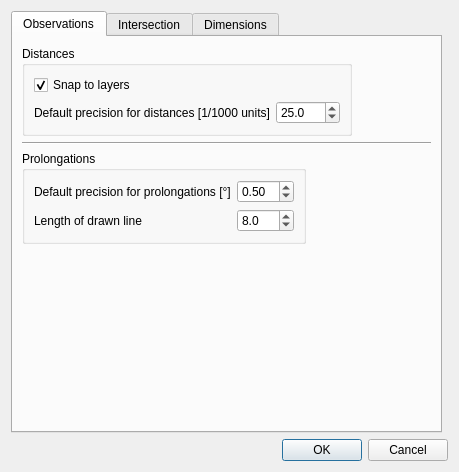
<?xml version="1.0" encoding="UTF-8"?>
<ui version="4.0">
 <class>Settings</class>
 <widget class="QDialog" name="Settings">
  <property name="geometry">
   <rect>
    <x>0</x>
    <y>0</y>
    <width>459</width>
    <height>472</height>
   </rect>
  </property>
  <property name="windowTitle">
   <string>IntersectIt :: settings</string>
  </property>
  <layout class="QGridLayout" name="gridLayout">
   <item row="6" column="0" colspan="2">
    <widget class="QDialogButtonBox" name="buttonBox">
     <property name="orientation">
      <enum>Qt::Horizontal</enum>
     </property>
     <property name="standardButtons">
      <set>QDialogButtonBox::Cancel|QDialogButtonBox::Ok</set>
     </property>
    </widget>
   </item>
   <item row="0" column="0">
    <widget class="QTabWidget" name="tabWidget">
     <property name="currentIndex">
      <number>0</number>
     </property>
     <widget class="QWidget" name="observationTab">
      <attribute name="title">
       <string>Observations</string>
      </attribute>
      <layout class="QFormLayout" name="formLayout_2">
       <item row="0" column="0">
        <widget class="QGroupBox" name="groupBox">
         <property name="title">
          <string>Distances</string>
         </property>
         <layout class="QGridLayout" name="gridLayout_7">
          <item row="0" column="0">
           <widget class="QCheckBox" name="obsSnapping">
            <property name="text">
             <string>Snap to layers</string>
            </property>
            <property name="checked">
             <bool>true</bool>
            </property>
           </widget>
          </item>
          <item row="1" column="0">
           <widget class="QLabel" name="label_3">
            <property name="text">
             <string>Default precision for distances [1/1000 units]</string>
            </property>
           </widget>
          </item>
          <item row="1" column="1">
           <widget class="QDoubleSpinBox" name="obsDefaultPrecisionDistance">
            <property name="decimals">
             <number>1</number>
            </property>
            <property name="maximum">
             <double>1000.000000000000000</double>
            </property>
            <property name="value">
             <double>25.000000000000000</double>
            </property>
           </widget>
          </item>
         </layout>
        </widget>
       </item>
       <item row="2" column="0">
        <widget class="QGroupBox" name="groupBox_3">
         <property name="title">
          <string>Prolongations</string>
         </property>
         <layout class="QGridLayout" name="gridLayout_8">
          <item row="0" column="0">
           <widget class="QLabel" name="label_4">
            <property name="enabled">
             <bool>true</bool>
            </property>
            <property name="text">
             <string>Default precision for prolongations [°]</string>
            </property>
           </widget>
          </item>
          <item row="0" column="1">
           <widget class="QDoubleSpinBox" name="obsDefaultPrecisionOrientation">
            <property name="enabled">
             <bool>true</bool>
            </property>
            <property name="maximum">
             <double>2.000000000000000</double>
            </property>
            <property name="singleStep">
             <double>0.100000000000000</double>
            </property>
            <property name="value">
             <double>0.500000000000000</double>
            </property>
           </widget>
          </item>
          <item row="1" column="0">
           <widget class="QLabel" name="label_8">
            <property name="text">
             <string>Length of drawn line</string>
            </property>
           </widget>
          </item>
          <item row="1" column="1">
           <widget class="QDoubleSpinBox" name="obsProlongationLength">
            <property name="decimals">
             <number>1</number>
            </property>
            <property name="value">
             <double>8.000000000000000</double>
            </property>
           </widget>
          </item>
         </layout>
        </widget>
       </item>
       <item row="1" column="0" colspan="2">
        <widget class="Line" name="line_2">
         <property name="minimumSize">
          <size>
           <width>30</width>
           <height>0</height>
          </size>
         </property>
         <property name="orientation">
          <enum>Qt::Horizontal</enum>
         </property>
        </widget>
       </item>
      </layout>
     </widget>
     <widget class="QWidget" name="intersectionTab">
      <attribute name="title">
       <string>Intersection</string>
      </attribute>
      <layout class="QGridLayout" name="gridLayout_4">
       <item row="0" column="0">
        <widget class="QGroupBox" name="selectGroup">
         <property name="title">
          <string>Selection of observations</string>
         </property>
         <layout class="QGridLayout" name="gridLayout_3">
          <item row="2" column="1">
           <widget class="QDoubleSpinBox" name="intersectRubberWidth">
            <property name="toolTip">
             <string extracomment="Width of the selected distance circles used for triangulation."/>
            </property>
            <property name="decimals">
             <number>1</number>
            </property>
            <property name="singleStep">
             <double>1.000000000000000</double>
            </property>
            <property name="value">
             <double>2.000000000000000</double>
            </property>
           </widget>
          </item>
          <item row="1" column="2">
           <widget class="QWidget" name="widget" native="true">
            <property name="sizePolicy">
             <sizepolicy hsizetype="Preferred" vsizetype="Preferred">
              <horstretch>0</horstretch>
              <verstretch>0</verstretch>
             </sizepolicy>
            </property>
            <layout class="QGridLayout" name="gridLayout_2">
             <property name="margin">
              <number>0</number>
             </property>
             <item row="2" column="0">
              <widget class="QRadioButton" name="pixels">
               <property name="text">
                <string>pixels</string>
               </property>
               <attribute name="buttonGroup">
                <string notr="true">intersecSelectUnits</string>
               </attribute>
              </widget>
             </item>
             <item row="1" column="0">
              <widget class="QRadioButton" name="map">
               <property name="text">
                <string>map units</string>
               </property>
               <property name="checked">
                <bool>true</bool>
               </property>
               <attribute name="buttonGroup">
                <string notr="true">intersecSelectUnits</string>
               </attribute>
              </widget>
             </item>
            </layout>
           </widget>
          </item>
          <item row="2" column="0">
           <widget class="QLabel" name="label_2">
            <property name="text">
             <string>highlighting</string>
            </property>
           </widget>
          </item>
          <item row="1" column="1">
           <widget class="QDoubleSpinBox" name="intersecSelectTolerance">
            <property name="singleStep">
             <double>0.100000000000000</double>
            </property>
            <property name="value">
             <double>0.300000000000000</double>
            </property>
           </widget>
          </item>
          <item row="1" column="0">
           <widget class="QLabel" name="label">
            <property name="text">
             <string>select observations within</string>
            </property>
           </widget>
          </item>
          <item row="2" column="2">
           <widget class="QLabel" name="intersectRubberColor">
            <property name="text">
             <string/>
            </property>
           </widget>
          </item>
         </layout>
        </widget>
       </item>
       <item row="4" column="0">
        <widget class="QGroupBox" name="resultGroup">
         <property name="title">
          <string>Result</string>
         </property>
         <layout class="QGridLayout" name="gridLayout_6">
          <item row="0" column="0" colspan="2">
           <widget class="QCheckBox" name="intersecResultConfirm">
            <property name="text">
             <string>ask to validate intersection results</string>
            </property>
            <property name="checked">
             <bool>true</bool>
            </property>
           </widget>
          </item>
          <item row="2" column="0">
           <widget class="QCheckBox" name="intersecResultPlaceReport">
            <property name="text">
             <string>place LS report in field</string>
            </property>
           </widget>
          </item>
          <item row="2" column="1">
           <widget class="QComboBox" name="reportField"/>
          </item>
          <item row="1" column="0">
           <widget class="QCheckBox" name="intersecResultPlacePoint">
            <property name="text">
             <string>place point in layer</string>
            </property>
           </widget>
          </item>
          <item row="1" column="1">
           <widget class="QComboBox" name="intersectionLayer"/>
          </item>
         </layout>
        </widget>
       </item>
       <item row="3" column="0">
        <widget class="Line" name="line_4">
         <property name="orientation">
          <enum>Qt::Horizontal</enum>
         </property>
        </widget>
       </item>
       <item row="2" column="0">
        <widget class="QGroupBox" name="groupBox_2">
         <property name="title">
          <string>Least-squares</string>
         </property>
         <layout class="QGridLayout" name="gridLayout_5">
          <item row="0" column="0">
           <widget class="QLabel" name="label_5">
            <property name="text">
             <string>Convergence threshold</string>
            </property>
           </widget>
          </item>
          <item row="0" column="1">
           <widget class="QDoubleSpinBox" name="intersecLSconvergeThreshold">
            <property name="decimals">
             <number>4</number>
            </property>
            <property name="maximum">
             <double>1.000000000000000</double>
            </property>
            <property name="singleStep">
             <double>0.010000000000000</double>
            </property>
            <property name="value">
             <double>0.000500000000000</double>
            </property>
           </widget>
          </item>
          <item row="1" column="1">
           <widget class="QSpinBox" name="intersecLSmaxIter">
            <property name="value">
             <number>15</number>
            </property>
           </widget>
          </item>
          <item row="0" column="2">
           <widget class="QLabel" name="label_6">
            <property name="text">
             <string>map units</string>
            </property>
           </widget>
          </item>
          <item row="1" column="0">
           <widget class="QLabel" name="label_7">
            <property name="text">
             <string>Maximum iterations</string>
            </property>
           </widget>
          </item>
         </layout>
        </widget>
       </item>
       <item row="1" column="0">
        <widget class="Line" name="line">
         <property name="orientation">
          <enum>Qt::Horizontal</enum>
         </property>
        </widget>
       </item>
      </layout>
     </widget>
     <widget class="QWidget" name="dimensionTab">
      <attribute name="title">
       <string>Dimensions</string>
      </attribute>
      <layout class="QFormLayout" name="formLayout">
       <item row="0" column="0">
        <widget class="QCheckBox" name="dimenPlaceDimension">
         <property name="text">
          <string>place dimension arc in layer</string>
         </property>
         <property name="checked">
          <bool>true</bool>
         </property>
        </widget>
       </item>
       <item row="0" column="1">
        <widget class="QComboBox" name="dimensionLayer"/>
       </item>
       <item row="1" column="0">
        <widget class="QCheckBox" name="dimenPlaceMeasure">
         <property name="text">
          <string>place measure in field</string>
         </property>
         <property name="checked">
          <bool>true</bool>
         </property>
        </widget>
       </item>
       <item row="1" column="1">
        <widget class="QComboBox" name="measureField"/>
       </item>
       <item row="2" column="0">
        <widget class="QCheckBox" name="dimenPlacePrecision">
         <property name="text">
          <string>place precision in field</string>
         </property>
        </widget>
       </item>
       <item row="2" column="1">
        <widget class="QComboBox" name="precisionField"/>
       </item>
      </layout>
     </widget>
    </widget>
   </item>
  </layout>
 </widget>
 <tabstops>
  <tabstop>pixels</tabstop>
  <tabstop>buttonBox</tabstop>
 </tabstops>
 <resources/>
 <connections>
  <connection>
   <sender>buttonBox</sender>
   <signal>accepted()</signal>
   <receiver>Settings</receiver>
   <slot>accept()</slot>
   <hints>
    <hint type="sourcelabel">
     <x>236</x>
     <y>241</y>
    </hint>
    <hint type="destinationlabel">
     <x>157</x>
     <y>166</y>
    </hint>
   </hints>
  </connection>
  <connection>
   <sender>buttonBox</sender>
   <signal>rejected()</signal>
   <receiver>Settings</receiver>
   <slot>reject()</slot>
   <hints>
    <hint type="sourcelabel">
     <x>257</x>
     <y>241</y>
    </hint>
    <hint type="destinationlabel">
     <x>257</x>
     <y>166</y>
    </hint>
   </hints>
  </connection>
 </connections>
 <buttongroups>
  <buttongroup name="intersecSelectUnits"/>
 </buttongroups>
</ui>
